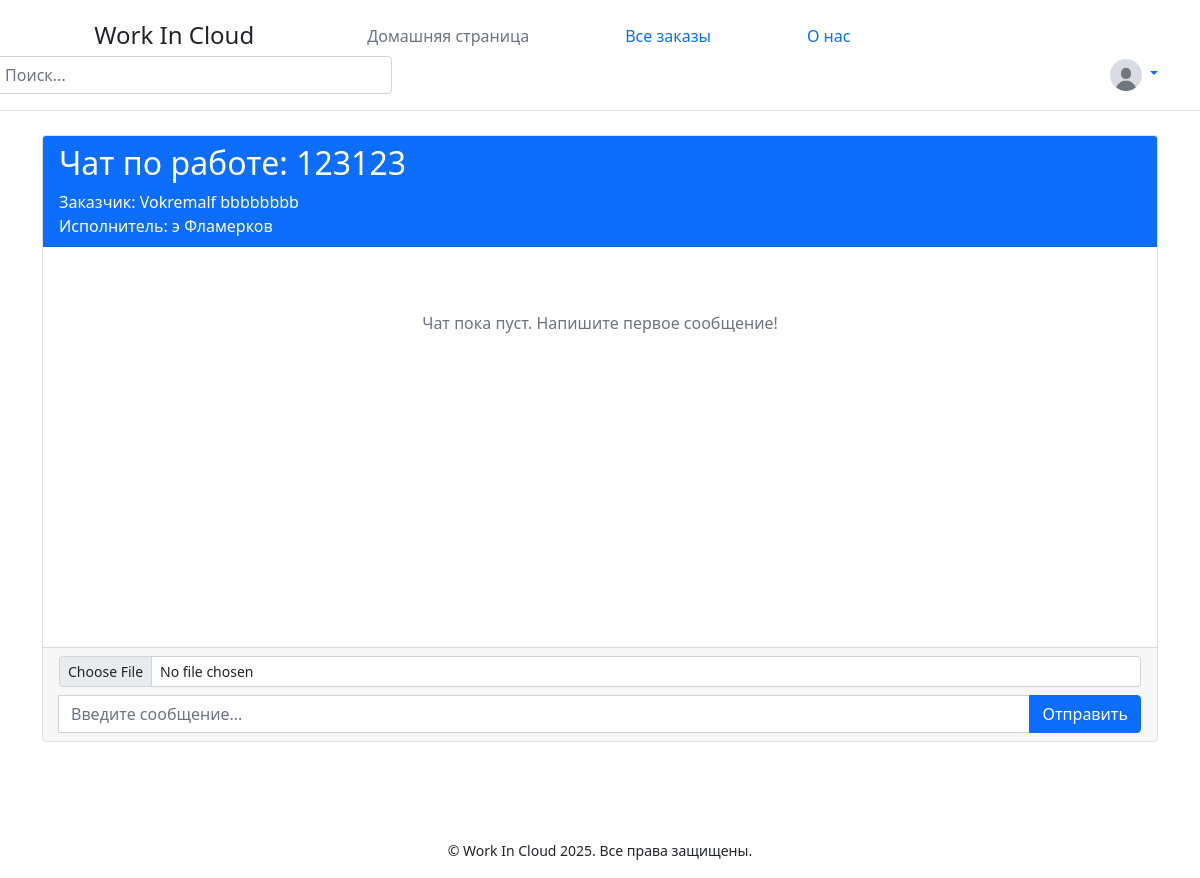
The app's page /chat/7-5-4 (signed in), older data.
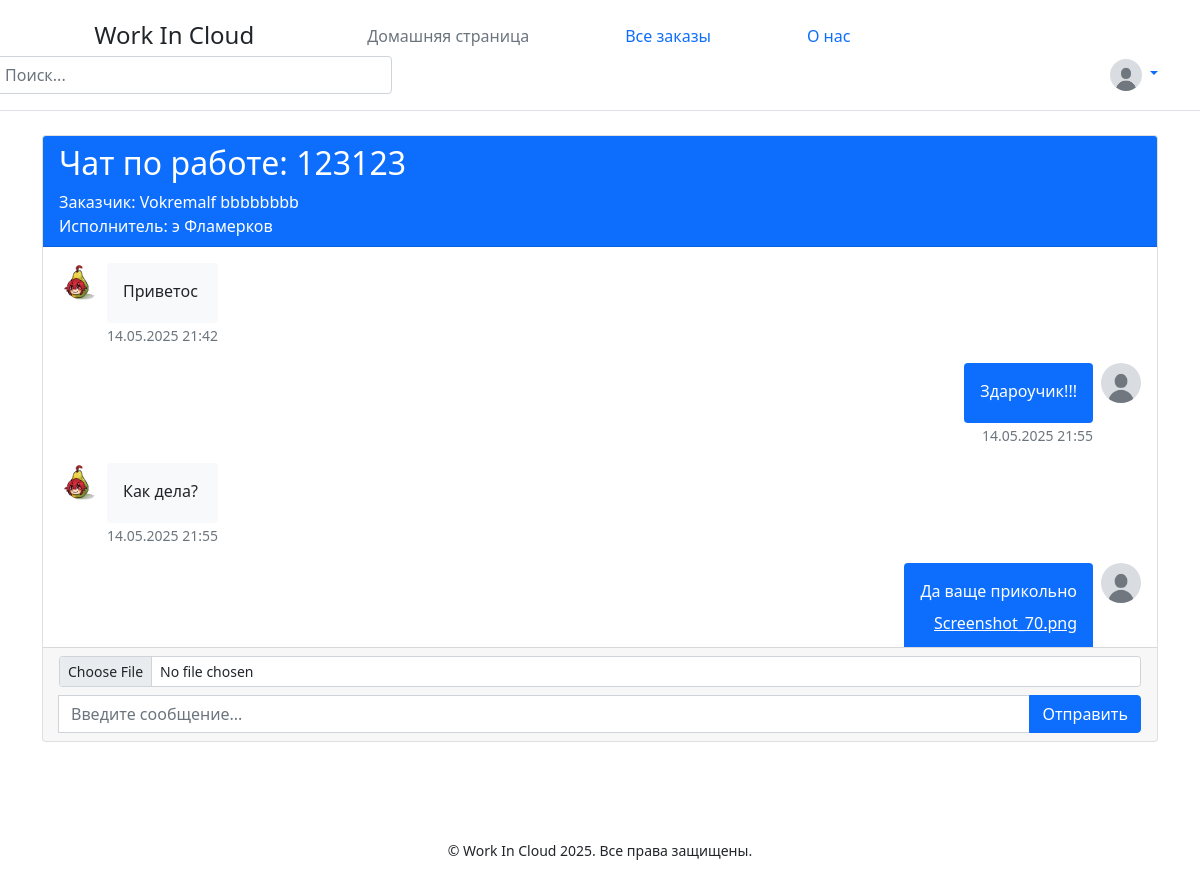
The same page, newer data.
### data/user.py (models this page shows, shortened)
class User(SqlAlchemyBase, UserMixin):
    __tablename__ = 'users'
    id = sqlalchemy.Column(sqlalchemy.Integer,
                           primary_key=True, autoincrement=True)
    name = sqlalchemy.Column(sqlalchemy.String, nullable=True)
    surname = sqlalchemy.Column(sqlalchemy.String, nullable=True)
    profession = sqlalchemy.Column(sqlalchemy.String, nullable=True)
    portfolio_link = sqlalchemy.Column(sqlalchemy.String, nullable=True)
    about = sqlalchemy.Column(sqlalchemy.String, nullable=True)
    email = sqlalchemy.Column(sqlalchemy.String,
                              index=True, unique=True, nullable=True)
    hashed_password = sqlalchemy.Column(sqlalchemy.String, nullable=True)
    created_date = sqlalchemy.Column(sqlalchemy.DateTime,
                                     default=datetime.datetime.now)
    role = sqlalchemy.Column(sqlalchemy.String, nullable=True)
    avatar_path = sqlalchemy.Column(sqlalchemy.String, nullable=True)

### data/vacancy.py (models this page shows)
class Vacancy(SqlAlchemyBase):
    __tablename__ = 'vacancy'
    id = sqlalchemy.Column(sqlalchemy.Integer,
                           primary_key=True, autoincrement=True)
    creator_id = sqlalchemy.Column(sqlalchemy.String,
                                    sqlalchemy.ForeignKey("users.id"))
    customer = orm.relationship('User')
    job_name = sqlalchemy.Column(sqlalchemy.String, nullable=True)
    work_size = sqlalchemy.Column(sqlalchemy.Integer, nullable=True)
    description = sqlalchemy.Column(sqlalchemy.String, nullable=True)
    salary = sqlalchemy.Column(sqlalchemy.Integer, nullable=True)
    is_finished = sqlalchemy.Column(sqlalchemy.Boolean)
    responders = sqlalchemy.Column(sqlalchemy.String, nullable=True, default="")

### data/messages.py (models this page shows)
class Message(SqlAlchemyBase):
    __tablename__ = 'messages'
    id = Column(Integer, primary_key=True, autoincrement=True)
    sender_id = Column(Integer, ForeignKey('users.id'))
    receiver_id = Column(Integer, ForeignKey('users.id'))
    job_id = Column(Integer, ForeignKey('vacancy.id'))
    content = Column(Text)
    file_path = Column(String(255), nullable=True)
    timestamp = Column(DateTime, default=datetime.now)
    sender = relationship("User", foreign_keys=[sender_id])
    receiver = relationship("User", foreign_keys=[receiver_id])
    job = relationship("Vacancy")

### main.py (the view)
@app.route('/chat/<int:customer_id>-<int:executor_id>-<int:job_id>')
@login_required
def chat(customer_id, executor_id, job_id):
    db_sess = db_session.create_session()
    job = db_sess.query(Vacancy).get(job_id)
    customer = db_sess.query(User).get(customer_id)
    executor = db_sess.query(User).get(executor_id)
    if not job:
        abort(404)
    responders = job.responders.split() if job.responders else []
    if not (current_user.id == customer_id or
            (current_user.role == 'executor' and str(current_user.id) in responders)):
        abort(403)
    messages = db_sess.query(Message).filter(
        ((Message.sender_id == customer_id) & (Message.receiver_id == executor_id)) |
        ((Message.sender_id == executor_id) & (Message.receiver_id == customer_id)),
        Message.job_id == job_id
    ).order_by(Message.timestamp).all()
    return render_template('chat.html',
                           customer=customer,
                           executor=executor,
                           job_id=job_id,
                           job=job,
                           messages=messages)

### data/db_session.py (called while the page is built)
def create_session() -> Session:
    global __factory
    return __factory()

### main.py (called while the page is built)
@login_manager.user_loader
def load_user(user_id):
    db_sess = db_session.create_session()
    return db_sess.query(User).get(user_id)

### templates/chat.html (shortened to what this page needs)
{% extends "base.html" %}
{% block content %}
<div class="container mt-4">
    <div class="card">
        <div class="card-header bg-primary text-white">
            <h2>Чат по работе: {{ job.job_name }}</h2>
            <p class="mb-0">Заказчик: {{ customer.name }} {{ customer.surname }}</p>
            <p class="mb-0">Исполнитель: {{ executor.name }} {{ executor.surname }}</p>
        </div>
        <div class="card-body" style="height: 400px; overflow-y: auto;">
            {% if messages %}
                {% for message in messages %}
                    <div class="mb-3 {% if message.sender_id == current_user.id %}text-end{% endif %}">
                        <div class="d-flex {% if message.sender_id == current_user.id %}justify-content-end{% else %}justify-content-start{% endif %}">
                            {% if message.sender_id != current_user.id %}
                                <img src="{{ message.sender.avatar_path }}" alt="Avatar" class="rounded-circle me-2" width="40" height="40">
                            {% endif %}
                            <div>
                                <div class="p-3 rounded {% if message.sender_id == current_user.id %}bg-primary text-white{% else %}bg-light{% endif %}">
                                    <p class="mb-1">{{ message.content }}</p>
                                    {% if message.file_path %}
                                        <div class="mt-2">
                                            <a href="{{ url_for('download_file', message_id=message.id) }}" class="{% if message.sender_id == current_user.id %}text-white{% else %}text-primary{% endif %}">
                                                 {{ message.file_path.split('/')[-1] }}
                                            </a>
                                        </div>
                                    {% endif %}
                                </div>
                                <small class="text-muted">{{ message.timestamp.strftime('%d.%m.%Y %H:%M') }}</small>
                            </div>
                            {% if message.sender_id == current_user.id %}
                                <img src="{{ message.sender.avatar_path }}" alt="Avatar" class="rounded-circle ms-2" width="40" height="40">
                            {% endif %}
                        </div>
                    </div>
                {% endfor %}
            {% else %}
                <div class="text-center text-muted mt-5">
                    <p>Чат пока пуст. Напишите первое сообщение!</p>
                </div>
            {% endif %}
        </div>
        <div class="card-footer">
            <form action="/send_message" method="post" enctype="multipart/form-data">
                <div class="mb-2">
                    <input type="file" name="file" class="form-control form-control-sm">
                </div>
                <div class="input-group">
                    <input type="text" name="message" class="form-control" placeholder="Введите сообщение..." required>
                    <button type="submit" class="btn btn-primary">Отправить</button>
                </div>
            </form>
        </div>
    </div>
</div>
{% endblock %}

### templates/base.html (shortened to what this page needs)
<!DOCTYPE html>
<html lang="ru">
<head>
    <link rel="stylesheet" href="{{ url_for('static', filename='css/style.css') }}">
    <link href="https://cdn.jsdelivr.net/npm/bootstrap@5.0.2/dist/css/bootstrap.min.css" rel="stylesheet">
</head>
<body>
<header class="p-3 mb-3 border-bottom">
    <div class="container">
        <div class="d-flex flex-wrap align-items-center justify-content-between">
            <a style="margin-right: 65px">
                <svg class="bi me-2" width="40" height="32" role="img" aria-label="Bootstrap"><use xlink:href="#bootstrap"></use></svg>
                <span class="fs-4">Work In Cloud</span>
            </a>
            <ul class="nav col-12 col-lg-auto me-lg-auto mb-2 justify-content-center mb-md-0">
                <li><a href="/main" class="nav-link px-5 link-secondary">Домашняя страница</a></li>
                <li><a href="/jobs" class="nav-link px-5 link-body-emphasis">Все заказы</a></li>
                <li><a href="/about" class="nav-link px-5 link-body-emphasis">О нас</a></li>
            </ul>
            <form style="width: 400px; margin-left: -50px;" class="col-12 col-lg-auto mb-3 mb-lg-0 me-lg-3" role="search" method="post" action="/search">
                <input type="search" class="form-control" placeholder="Поиск..." aria-label="Search" name="query">
            </form>
            {% if current_user.is_authenticated %}
                <div class="dropdown text-end">
                    <a href="#" class="d-block link-body-emphasis text-decoration-none dropdown-toggle" data-bs-toggle="dropdown" aria-expanded="false">
                        <img src="{{ current_user.avatar_path }}" alt="avatar" width="32" height="32" class="rounded-circle">
                    </a>
                </div>
            {% else %}
                <div class="text-end">
                    <a href="/select_role" class="btn btn-outline-primary me-2">Зарегистрироваться</a>
                    <a href="/login" class="btn btn-primary">Войти</a>
                </div>
            {% endif %}
        </div>
    </div>
</header>
    {% block content %}
    {% endblock %}
<footer class="mt-5 pt-5 pb-3  text-center">
        <small>© Work In Cloud 2025. Все права защищены.</small>
    </footer>
</body>
</html>

### static/css/style.css (style rules this page uses)
body { background-color: #f4f4f4; color: #333; font-family: Arial, sans-serif; }
button { display: inline-block; padding: 10px 20px; background-color: #007BFF; color: white; border: none; cursor: pointer; transition: all .3s ease-in-out; border-radius: 5px; }

Row changes from the older to the newer data that the page shows:
added Message: sender.avatar_path (picture), content "Приветос", timestamp "14.05.2025 21:42"
added Message: content "Здароучик!!!", timestamp "14.05.2025 21:55", sender.avatar_path (picture)
added Message: sender.avatar_path (picture), content "Как дела?", timestamp "14.05.2025 21:55"
added Message: content "Да ваще прикольно", file_path "Screenshot_70.png", sender.avatar_path (picture)
Text that changed along with them:
text no longer shown: "Чат пока пуст. Напишите первое сообщение!"
